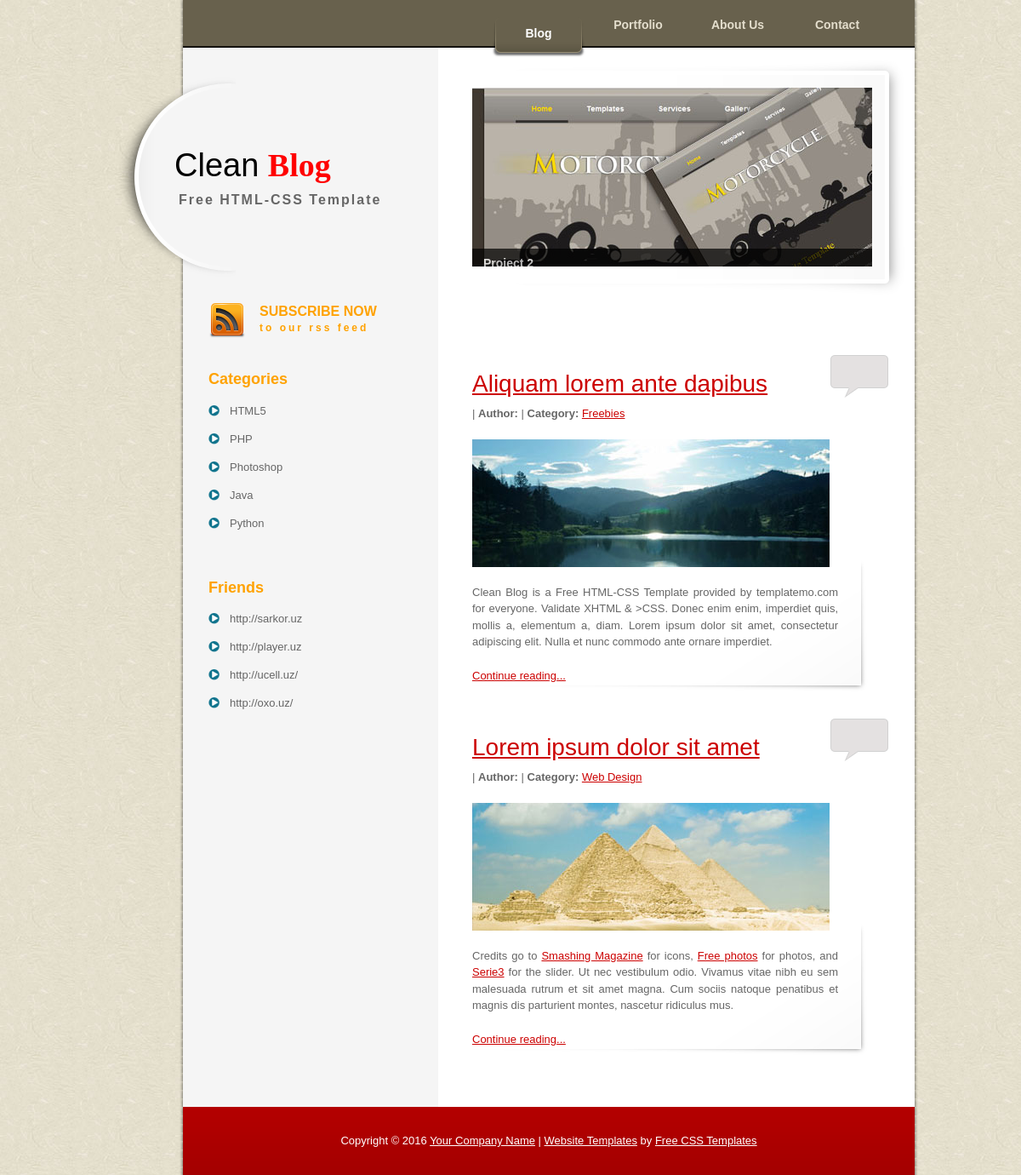
The page / on the database its author committed.
### tables this page shows
CREATE TABLE IF NOT EXISTS `categories` (
  `id` int(2) NOT NULL AUTO_INCREMENT,
  `title` varchar(255) NOT NULL,
  `text` text NOT NULL,
  PRIMARY KEY (`id`)
);

CREATE TABLE IF NOT EXISTS `friends` (
  `id` int(2) NOT NULL AUTO_INCREMENT,
  `link` varchar(255) NOT NULL,
  `title` varchar(255) NOT NULL,
  PRIMARY KEY (`id`)
);

### inc/left.php (the view)
<div id="templatemo_left_column">
     <div id="templatemo_header">
         <div id="site_title">
             <h1><a href="index.php">Clean <strong>Blog</strong><span>Free HTML-CSS Template</span></a></h1>
         </div>
     </div>
     <div id="templatemo_sidebar">
         <div id="templatemo_rss">
             <a href="#">SUBSCRIBE NOW <br /><span>to our rss feed</span></a>
         </div>
         <h4>Categories</h4>
         <ul class="templatemo_list">
	      <?php
             $categories = mysql_query("SELECT * FROM categories");
	        $row =  mysql_fetch_array($categories);
	      do  {
	      ?>
	      <li><a href="post.php?id=<?php echo $row['id'];?>" ><?php echo $row['title'];?></a></li>
	      <?php }while($row = mysql_fetch_array($categories)); ?>
         </ul>
         <div class="cleaner_h40"></div>
         <h4>Friends</h4>
         <ul class="templatemo_list">
           <?php
              $friends = mysql_query("SELECT * FROM friends");
              $rowfriends = mysql_fetch_array($friends);
           do {
           ?>
           <li><a href="/"><?php echo $rowfriends['link']; ?></a></li>
           <?php } while($rowfriends = mysql_fetch_array($friends)); ?>
         </ul>
     </div>
 </div>

### inc/header.php (shortened to what this page needs)
<!DOCTYPE html PUBLIC "-//W3C//DTD XHTML 1.0 Transitional//EN" "http://www.w3.org/TR/xhtml1/DTD/xhtml1-transitional.dtd">
<html xmlns="http://www.w3.org/1999/xhtml">
  <head>
    <link href="templatemo_style.css" rel="stylesheet" type="text/css" />
    <link href="s3slider.css" rel="stylesheet" type="text/css" />
  </head>
  <body>
<div id="templatemo_wrapper">
  <div id="templatemo_menu">
    <ul>
      <li><a href="index.php" class="current">Blog</a></li>
      <li><a href="portfolio.php">Portfolio</a></li>
      <li><a href="about.php">About Us</a></li>
      <li><a href="contact.php">Contact</a></li>
    </ul>
  </div>

### index.php (shortened to what this page needs)
<?php include 'inc/header.php'; ?>
<?php include 'inc/left.php'; ?>
    <div id="templatemo_right_column">
      <div id="featured_project">
        <div id="slider">
          <ul id="sliderContent">
            <li class="sliderImage">
              <a href=""><img src="images/slider/2.jpg" alt="2" /></a>
              <span class="bottom"><strong>Project 2</strong><br />uisque eget elit quis augue pharetra feugiat.</span>
            </li>
          </ul>
        </div>
      </div>
      <div id="templatemo_main">
        <div class="post_section">
          <span class="comment"><a href="blog_post.php?id=<?php echo $rowd['id']; ?>"><?php echo $rowd[view];?></a></span>
          <h2><a href="blog_post.php?id=<?php echo $rowd['id']; ?>">Aliquam lorem ante dapibus</a></h2>
          <?php echo $rowd['date'];?> | <strong>Author:</strong> <?php echo $rowd[author];?> | <strong>Category:</strong> <a href="#">Freebies</a>
          <img src="images/templatemo_image_01.jpg" alt="image 1" />
          <p>Clean Blog is a Free HTML-CSS Template provided by templatemo.com for everyone. Validate XHTML &amp; >CSS. Donec enim enim, imperdiet quis, mollis a, elementum a, diam. Lorem ipsum  dolor sit amet, consectetur adipiscing elit. Nulla et nunc commodo ante ornare imperdiet.</p>
          <a href="blog_post.php?id=<?php echo $rowd['id']; ?>">Continue reading...</a>
        </div>
        <div class="post_section">
          <span class="comment"><a href="blog_post.php?id=<?php echo $rowd['id']; ?>"><?php echo $rowd[view];?></a></span>
          <h2><a href="blog_post.php?id=<?php echo $rowd['id']; ?>">Lorem ipsum dolor sit amet</a></h2>
          <?php echo $rowd['date'];?> | <strong>Author:</strong> <?php echo $rowd[author];?> | <strong>Category:</strong> <a href="#">Web Design</a>
          <img src="images/templatemo_image_02.jpg" alt="image 2" />
          <p>Credits go to <a href="#">Smashing Magazine</a> for icons, <a href="#">Free photos</a> for photos, and <a href="http://www.serie3.info/s3slider/" target="_blank">Serie3</a> for the slider. Ut nec vestibulum odio. Vivamus vitae nibh eu sem malesuada rutrum et sit amet magna. Cum sociis natoque penatibus et magnis dis parturient montes, nascetur ridiculus mus.</p>
          <a href="blog_post.php?id=<?php echo $rowd['id']; ?>">Continue reading...</a>
        </div>
      </div>
    </div>
    <div class="cleaner_h20"></div>
<?php include 'inc/footer.php'; ?>

### inc/footer.php (shortened to what this page needs)
  	   <div id="templatemo_footer">
		    Copyright © 2016 <a href="#">Your Company Name</a> |
        <a href="http://www.iwebsitetemplate.com" target="_parent">Website Templates</a> by <a href="http://www.templatemo.com" target="_parent">Free CSS Templates</a>
      </div>
    </div>
  </body>
</html>

### templatemo_style.css (style rules this page uses)
body { margin: 0px; padding: 0px; color: #666; font-family: Helevetica,Arial,sans-serif; font-size: 13px; line-height:1.5em; background-image: url(images/templatemo_body.jpg); background-repeat: repeat; }
a, a:link, a:visited { color: #CC0000; }
p { margin: 0px; padding: 0 0 10px 0; }
img { border: none; }
h1 { font-size: 40px; font-weight: bold; margin: 0 0 30px 0; padding: 5px 0; color: #000; }
h2 { font-size: 28px; font-weight: normal; line-height: 28px; margin: 0 0 30px 0; padding: 0; color: #c7a902; }
h4 { font-size: 18px; margin: 0 0 20px 0; padding: 0; color: #ffa200; }
.cleaner_h20 { clear: both; width:100%; height: 20px; }
.cleaner_h40 { clear: both; width:100%; height: 40px; }
.templatemo_list { margin: 20px 0; padding: 0; list-style: none; }
.templatemo_list li { background: transparent url(images/templatemo_list.png) no-repeat scroll 0 0px; margin:0 0 20px; padding:0 0 0 25px; line-height: 1em; }
.templatemo_list li a { color: #666; text-decoration: none; }
#templatemo_wrapper { width: 970px; padding: 0; margin: 0 auto; background: url(images/templatemo_wrapper.png) repeat-y; }
#templatemo_menu { width: 830px; height: 50px; margin: 0 10px 0 100px; padding: 20px 30px 0 0; background: url(images/templatemo_menu.png) top repeat-x; }
#templatemo_menu ul { float: right; margin: 0; padding: 0; list-style: none; display: inline-block; }
#templatemo_menu ul li { padding: 0px; margin: 0px; display: inline; }
#templatemo_menu ul li a { float: left; display: block; width: 112px; height: 48px; padding: 0; margin: 0 5px 0 0 ; font-size: 14px; text-align: center; text-decoration: none; color: #e4decd; font-weight: bold; outline: none; border: none; }
#templatemo_menu ul li a:hover, #templatemo_menu ul li .current { height: 38px; padding-top: 10px; color: #fff; background: url(images/templatemo_menu_hover.png) bottom no-repeat; }
#templatemo_left_column { float: left; width: 400px; }
#templatemo_right_column { float: right; width: 520px; margin-right: 10px; }
#templatemo_header { width: 360px; height: 276px; padding: 0 10px; margin-left: 20px; background: url(images/templatemo_header.png) left center no-repeat; }
#templatemo_header #site_title { float: left; width: 310px; padding: 115px 0 0 60px; }
#templatemo_header #site_title h1 { margin: 0; padding: 0; }
#templatemo_header #site_title h1 a { margin: 0px; padding: 0px; font-size: 38px; color: #000; font-weight: normal; text-decoration: none; }
#templatemo_header #site_title h1 strong { color: #f00; font-family: Georgia, "Times New Roman", Times, serif; }
#templatemo_header #site_title a span { display: block; font-size: 16px; color: #666; font-weight: bold; letter-spacing: 2px; margin-left: 5px; margin-top: 20px; }
#featured_project { float: right; width: 520px; height: 210px; padding: 33px 0; background: url(images/templatemo_featured_project.png) no-repeat; }
#templatemo_sidebar { clear: both; float: left; width: 250px; margin-left: 130px; }
#templatemo_main { float: right; width: 490px; padding-top: 40px; margin-right: 30px; }
.post_section { clear: both; position: relative; padding: 0 60px 10px 0; margin: 40px 0; background: url(images/templatemo_post_bottom.png) bottom left no-repeat; }
.post_section h2 { margin: 0; padding: 10px 0 10px 0; line-height: 30px; }
.post_section p { text-align: justify; margin-bottom: 10px; }
.post_section img { clear: both; display: block; margin: 20px 0; }
.post_section .comment { position: absolute; top: -10px; right: 0px; width: 70px; height: 42px; text-align: center; padding-top: 10px; font-size: 16px; font-weight: bold; background: url(images/templatemo_comment.png) no-repeat; }
#templatemo_rss a { float: right; display: block; width: 190px; height: 40px; padding: 10px 0 10px 60px; margin-bottom: 30px; color: #ffa200; font-size: 16px; font-weight: bold; text-decoration: none; background: url(images/templatemo_rss.png) left center no-repeat; }
#templatemo_rss a span { font-size: 12px; margin-top: 5px; letter-spacing: 3px; }
#templatemo_footer { clear: both; width: 860px; height: 50px; margin: 0 10px 0 100px; padding: 30px 0 0 0; text-align: center; color: #FFFFFF; background: url(images/templatemo_footer.png) top repeat-x; }
#templatemo_footer a { color: #FFFFFF; }

### rows shown on the page
categories: title "HTML5"
categories: title "PHP"
categories: title "Photoshop"
categories: title "Java"
categories: title "Python"
friends: link "http://sarkor.uz"
friends: link "http://player.uz"
friends: link "http://ucell.uz/"
friends: link "http://oxo.uz/"
